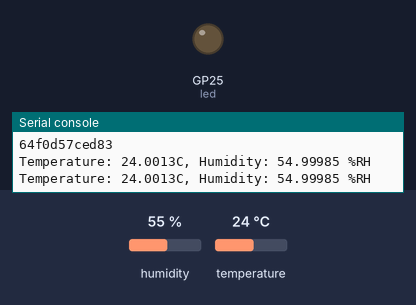
A program run on a simulated Raspberry Pi Pico running MicroPython. Parts: output pins drawn as LEDs (lit = HIGH), the last lines printed to the serial console. Inputs (shaded band) come from the test bench; at power-on: humidity 55 %, temperature 24 °C.

Above: at 1.3 s.
1.4 s: humidity set to 22 %
At 5.4 s:
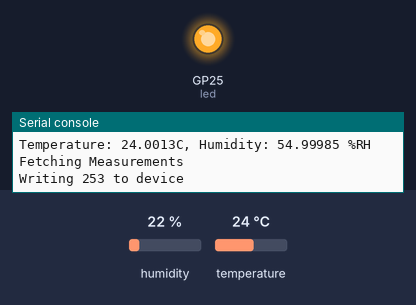
11.0 s: temperature set to 12 °C
Timing chart, 0 to 22.6 s (numbered marks = the images above; inputs shaded):
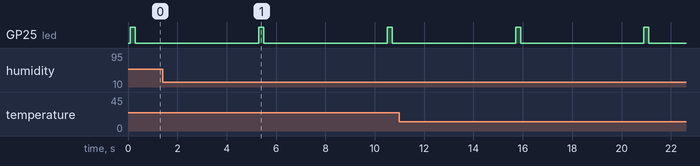

Measured:
- by itself, GP25 (led): alternates HIGH for 0.20 s and LOW for 5.0 s

The program:

SHT40.py
```python
import machine
from time import sleep

class SHT40:
    # yellow -> SCL
    # Blue -> SDA

    ADDRESS=0x44

    # Commands
    MEASURE_HIGH = 0xFD
    MEASURE_MED = 0xF6
    MEASURE_LOW = 0xE0
    READ_SERIAL_NUM = 0x89
    SOFT_RESET=0x94

    def __init__(self,i2c_bus):
        self.i2c = i2c_bus
        self.write_to_device(SHT40.SOFT_RESET)

    def write_to_device(self,cmd):
        print('Writing {cmd} to device'.format(cmd = cmd))
        self.i2c.writeto(SHT40.ADDRESS,bytes([cmd]))
        sleep(0.1)

    def write_and_read(self,cmd,n_bytes=6):
        print('Writing {cmd} to device'.format(cmd = cmd))
        bytes_read = bytearray(n_bytes)
        self.i2c.writeto(SHT40.ADDRESS,bytes([cmd]))
        sleep(0.1)
        self.i2c.readfrom_into(SHT40.ADDRESS,bytes_read)
        sleep(0.1)
        print("".join("{:02x}".format(x) for x in bytes_read))
        return list(bytes_read)

    def get_measurements(self):
        """We get 6 bytes back, first two are MSB and LSB for temperaure,
            third is checksum, 4th and 5th are msb and lsb for humidity
        """
        raw_bytes = self.write_and_read(SHT40.MEASURE_HIGH)
        raw_temp = raw_bytes[0]*256 + raw_bytes[1]
        raw_humid = raw_bytes[3]*256 + raw_bytes[4]

        temp = self.raw_to_centigrade(raw_temp)
        humid = self.raw_to_rumidity(raw_humid)

        print('Temperature: {temp}C, Humidity: {humid} %RH'.format(temp = temp, humid = humid))
        return dict(temp=temp,humid=humid)

    def raw_to_rumidity(self,raw):
        return - 6 + 125 * raw/(2**16 - 1)

    def raw_to_centigrade(self,raw):
        return -45 + 175 * raw/(2**16 -1)


if __name__ =='__main__':
    SCL = machine.Pin(9)
    SDA = machine.Pin(8)
    i2c_bus = machine.I2C(0, scl = SCL, sda = SDA)
    h=SHT40(i2c_bus)
    led = machine.Pin("LED", machine.Pin.OUT)
    while True:
        led.value(True)
        print('Fetching Measurements')
        data = h.get_measurements()
        print(f'Temperature: {data.get("temp")}C, Humidity: {data.get("humid")} %RH')
        led.value(False)
        sleep(5)
```
